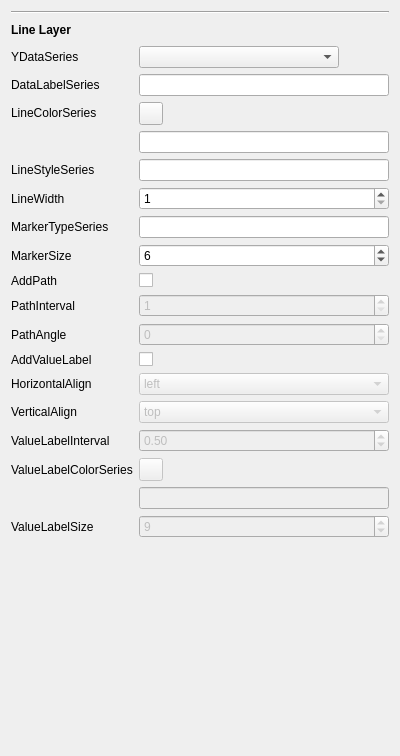
<?xml version="1.0" encoding="UTF-8"?>
<ui version="4.0">
 <class>Form</class>
 <widget class="QWidget" name="Form">
  <property name="geometry">
   <rect>
    <x>0</x>
    <y>0</y>
    <width>400</width>
    <height>756</height>
   </rect>
  </property>
  <property name="windowTitle">
   <string>Form</string>
  </property>
  <layout class="QVBoxLayout" name="verticalLayout">
   <item>
    <widget class="Line" name="line">
     <property name="orientation">
      <enum>Qt::Orientation::Horizontal</enum>
     </property>
    </widget>
   </item>
   <item>
    <layout class="QHBoxLayout" name="horizontalLayout">
     <item>
      <widget class="QLabel" name="label_8">
       <property name="font">
        <font>
         <bold>true</bold>
        </font>
       </property>
       <property name="text">
        <string>Line Layer</string>
       </property>
      </widget>
     </item>
     <item>
      <spacer name="horizontalSpacer">
       <property name="orientation">
        <enum>Qt::Orientation::Horizontal</enum>
       </property>
       <property name="sizeHint" stdset="0">
        <size>
         <width>40</width>
         <height>20</height>
        </size>
       </property>
      </spacer>
     </item>
     <item>
      <widget class="QToolButton" name="toolButton">
       <property name="styleSheet">
        <string notr="true">border-radius: 10px;</string>
       </property>
       <property name="text">
        <string/>
       </property>
       <property name="icon">
        <iconset resource="../resources/resources.qrc">
         <normaloff>:/icon/icons/minus-button.png</normaloff>:/icon/icons/minus-button.png</iconset>
       </property>
      </widget>
     </item>
    </layout>
   </item>
   <item>
    <layout class="QFormLayout" name="formLayout">
     <item row="0" column="0">
      <widget class="QLabel" name="y_series_label">
       <property name="minimumSize">
        <size>
         <width>100</width>
         <height>0</height>
        </size>
       </property>
       <property name="text">
        <string>YDataSeries</string>
       </property>
      </widget>
     </item>
     <item row="0" column="1">
      <widget class="QComboBox" name="y_series_combo">
       <property name="minimumSize">
        <size>
         <width>0</width>
         <height>0</height>
        </size>
       </property>
       <property name="maximumSize">
        <size>
         <width>200</width>
         <height>16777215</height>
        </size>
       </property>
      </widget>
     </item>
     <item row="1" column="0">
      <widget class="QLabel" name="label">
       <property name="text">
        <string>DataLabelSeries</string>
       </property>
      </widget>
     </item>
     <item row="1" column="1">
      <widget class="QLineEdit" name="data_label_line"/>
     </item>
     <item row="18" column="1">
      <spacer name="verticalSpacer">
       <property name="orientation">
        <enum>Qt::Orientation::Vertical</enum>
       </property>
       <property name="sizeHint" stdset="0">
        <size>
         <width>20</width>
         <height>40</height>
        </size>
       </property>
      </spacer>
     </item>
     <item row="2" column="1">
      <widget class="QToolButton" name="line_color_series_btn">
       <property name="text">
        <string/>
       </property>
      </widget>
     </item>
     <item row="2" column="0">
      <widget class="QLabel" name="label_11">
       <property name="maximumSize">
        <size>
         <width>16777215</width>
         <height>21</height>
        </size>
       </property>
       <property name="text">
        <string>LineColorSeries</string>
       </property>
      </widget>
     </item>
     <item row="3" column="1">
      <widget class="QLineEdit" name="line_color_series_line"/>
     </item>
     <item row="4" column="1">
      <widget class="QLineEdit" name="line_type_series_line"/>
     </item>
     <item row="4" column="0">
      <widget class="QLabel" name="label_9">
       <property name="text">
        <string>LineStyleSeries</string>
       </property>
      </widget>
     </item>
     <item row="5" column="1">
      <widget class="QSpinBox" name="line_width_spin">
       <property name="minimum">
        <number>1</number>
       </property>
      </widget>
     </item>
     <item row="5" column="0">
      <widget class="QLabel" name="label_3">
       <property name="text">
        <string>LineWidth</string>
       </property>
      </widget>
     </item>
     <item row="6" column="1">
      <widget class="QLineEdit" name="line_marker_series_line"/>
     </item>
     <item row="6" column="0">
      <widget class="QLabel" name="label_13">
       <property name="text">
        <string>MarkerTypeSeries</string>
       </property>
      </widget>
     </item>
     <item row="7" column="1">
      <widget class="QSpinBox" name="line_marker_size_spin">
       <property name="minimum">
        <number>1</number>
       </property>
       <property name="value">
        <number>6</number>
       </property>
      </widget>
     </item>
     <item row="7" column="0">
      <widget class="QLabel" name="label_2">
       <property name="text">
        <string>MarkerSize</string>
       </property>
      </widget>
     </item>
     <item row="8" column="1">
      <widget class="QCheckBox" name="line_path_check">
       <property name="text">
        <string/>
       </property>
      </widget>
     </item>
     <item row="8" column="0">
      <widget class="QLabel" name="label_4">
       <property name="text">
        <string>AddPath</string>
       </property>
      </widget>
     </item>
     <item row="9" column="1">
      <widget class="QSpinBox" name="line_path_interval_spin">
       <property name="enabled">
        <bool>false</bool>
       </property>
       <property name="minimum">
        <number>1</number>
       </property>
      </widget>
     </item>
     <item row="9" column="0">
      <widget class="QLabel" name="label_5">
       <property name="text">
        <string>PathInterval</string>
       </property>
      </widget>
     </item>
     <item row="10" column="1">
      <widget class="QSpinBox" name="line_path_angle_spin">
       <property name="enabled">
        <bool>false</bool>
       </property>
       <property name="maximum">
        <number>360</number>
       </property>
      </widget>
     </item>
     <item row="10" column="0">
      <widget class="QLabel" name="label_6">
       <property name="text">
        <string>PathAngle</string>
       </property>
      </widget>
     </item>
     <item row="11" column="1">
      <widget class="QCheckBox" name="line_value_label_check">
       <property name="text">
        <string/>
       </property>
      </widget>
     </item>
     <item row="11" column="0">
      <widget class="QLabel" name="label_10">
       <property name="text">
        <string>AddValueLabel</string>
       </property>
      </widget>
     </item>
     <item row="12" column="1">
      <widget class="QComboBox" name="line_value_label_horiz_pos_combo">
       <property name="enabled">
        <bool>false</bool>
       </property>
       <item>
        <property name="text">
         <string>left</string>
        </property>
       </item>
       <item>
        <property name="text">
         <string>center</string>
        </property>
       </item>
       <item>
        <property name="text">
         <string>right</string>
        </property>
       </item>
      </widget>
     </item>
     <item row="12" column="0">
      <widget class="QLabel" name="label_21">
       <property name="text">
        <string>HorizontalAlign</string>
       </property>
      </widget>
     </item>
     <item row="13" column="1">
      <widget class="QComboBox" name="line_value_label_vertic_pos_combo">
       <property name="enabled">
        <bool>false</bool>
       </property>
       <item>
        <property name="text">
         <string>top</string>
        </property>
       </item>
       <item>
        <property name="text">
         <string>center</string>
        </property>
       </item>
       <item>
        <property name="text">
         <string>bottom</string>
        </property>
       </item>
      </widget>
     </item>
     <item row="13" column="0">
      <widget class="QLabel" name="label_7">
       <property name="text">
        <string>VerticalAlign</string>
       </property>
      </widget>
     </item>
     <item row="14" column="1">
      <widget class="QDoubleSpinBox" name="line_value_label_interval_spin">
       <property name="enabled">
        <bool>false</bool>
       </property>
       <property name="decimals">
        <number>2</number>
       </property>
       <property name="maximum">
        <double>100.000000000000000</double>
       </property>
       <property name="singleStep">
        <double>0.100000000000000</double>
       </property>
       <property name="value">
        <double>0.500000000000000</double>
       </property>
      </widget>
     </item>
     <item row="14" column="0">
      <widget class="QLabel" name="label_22">
       <property name="text">
        <string>ValueLabelInterval</string>
       </property>
      </widget>
     </item>
     <item row="15" column="1">
      <widget class="QToolButton" name="line_value_label_color_series_btn">
       <property name="enabled">
        <bool>false</bool>
       </property>
       <property name="text">
        <string/>
       </property>
      </widget>
     </item>
     <item row="15" column="0">
      <widget class="QLabel" name="label_23">
       <property name="text">
        <string>ValueLabelColorSeries</string>
       </property>
      </widget>
     </item>
     <item row="16" column="1">
      <widget class="QLineEdit" name="line_value_label_color_series_line">
       <property name="enabled">
        <bool>false</bool>
       </property>
      </widget>
     </item>
     <item row="17" column="1">
      <widget class="QSpinBox" name="line_value_label_size_spin">
       <property name="enabled">
        <bool>false</bool>
       </property>
       <property name="value">
        <number>9</number>
       </property>
      </widget>
     </item>
     <item row="17" column="0">
      <widget class="QLabel" name="label_24">
       <property name="text">
        <string>ValueLabelSize</string>
       </property>
      </widget>
     </item>
    </layout>
   </item>
  </layout>
 </widget>
 <resources>
  <include location="../resources/resources.qrc"/>
 </resources>
 <connections/>
</ui>
